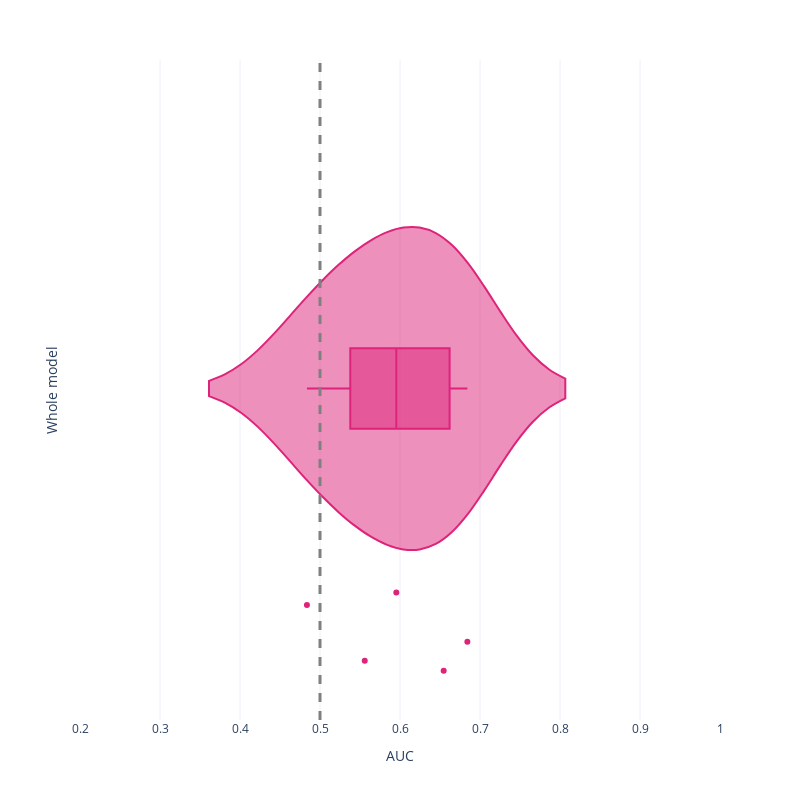

Source (notebook cell):
### Code cell
df_auc_mind = pd.read_csv(os.path.join(results_path, 'GLMM_mvpa_actual_mind.csv'))
df_perm_mind = pd.read_csv(os.path.join(results_path, 'GLMM_mvpa_perm_mind.csv'))

print(df_auc_mind.auc.mean())

fig =px.violin(df_auc_mind, x = 'auc', box = True, points = 'all',template = "plotly_white", color_discrete_sequence = [pink], labels = {'auc': 'AUC'})
fig.add_vline(x=0.5, line_width=3, line_dash="dash", line_color="grey")

fig.update_layout(
#     title = f'Mean AUC = {df_forest_mind.auc.mean()}',
    autosize=False,
    width=800,
    height=800,
    yaxis = {'title': 'Whole model',
            'showticklabels': True,
            'tickmode': 'linear',},
    xaxis ={
             'range':[0.2, 1]
        }
)
fig.show()

fig.write_image(os.path.join(fig_path, 'multivariate_glmm_cv_mind.png'))

### Figure 1 — Plotly figure (JSON) as saved in the notebook; plotly's stock layout.template omitted (floating-point values rounded to 4 significant figures)
{"data": [{"alignmentgroup": "True", "box": {"visible": true}, "hovertemplate": "AUC=%{x}<extra></extra>", "legendgroup": "", "marker": {"color": "#DE237B"}, "name": "", "offsetgroup": "", "orientation": "h", "points": "all", "scalegroup": "True", "showlegend": false, "type": "violin", "x": [0.6842, 0.6546, 0.5954, 0.5559, 0.4837], "x0": " ", "xaxis": "x", "y0": " ", "yaxis": "y"}], "layout": {"autosize": false, "height": 800, "legend": {"tracegroupgap": 0}, "margin": {"t": 60}, "shapes": [{"line": {"color": "grey", "dash": "dash", "width": 3}, "type": "line", "x0": 0.5, "x1": 0.5, "xref": "x", "y0": 0, "y1": 1, "yref": "y domain"}], "violinmode": "group", "width": 800, "xaxis": {"anchor": "y", "domain": [0, 1], "range": [0.2, 1], "title": {"text": "AUC"}}, "yaxis": {"anchor": "x", "domain": [0, 1], "showticklabels": true, "tickmode": "linear", "title": {"text": "Whole model"}}}}
